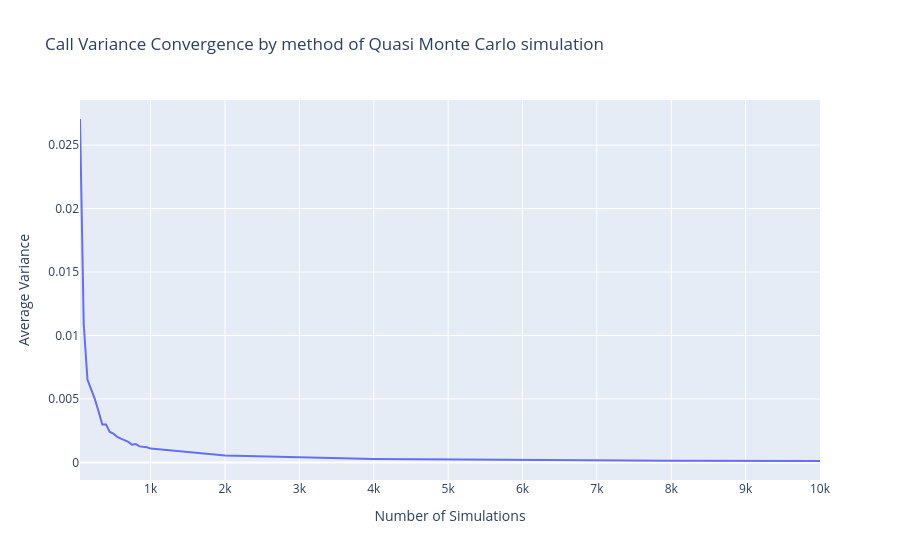

Here is the notebook cell this chart was saved with:
### Code cell
fig = go.Figure()

# Courbe 1 : Moyenne
fig.add_trace(go.Scatter(
    x=df_call_quasi_mc.index,
    y=df_call_quasi_mc["var_normalized"],
    mode='lines',
    name='Quasi Monte Carlo Price Variance'
))

fig.update_layout(
    title="Call Variance Convergence by method of Quasi Monte Carlo simulation",
    xaxis_title="Number of Simulations",
    yaxis_title="Average Variance",
    legend_title="Simulation methods"
)

fig.show()

### Figure 1 — Plotly figure (JSON) as saved in the notebook; plotly's stock layout.template omitted (floating-point values rounded to 4 significant figures)
{"data": [{"mode": "lines", "name": "Quasi Monte Carlo Price Variance", "type": "scatter", "x": [50, 100, 150, 200, 250, 300, 350, 400, 450, 500, 550, 600, 650, 700, 750, 800, 850, 900, 950, 1000, 2000, 4000, 6000, 8000, 10000], "y": [0.02706, 0.01093, 0.006524, 0.00575, 0.004988, 0.004005, 0.002991, 0.00298, 0.002405, 0.002264, 0.002011, 0.001873, 0.001753, 0.001621, 0.001394, 0.001447, 0.001263, 0.001242, 0.001188, 0.001088, 0.0005433, 0.0002778, 0.0001855, 0.0001371, 0.0001117]}], "layout": {"legend": {"title": {"text": "Simulation methods"}}, "title": {"text": "Call Variance Convergence by method of Quasi Monte Carlo simulation"}, "xaxis": {"title": {"text": "Number of Simulations"}}, "yaxis": {"title": {"text": "Average Variance"}}}}
